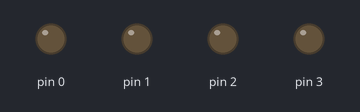
A sketch run on a simulated Arduino Uno, built with avr-gcc and run on an emulated ATmega328P. On the bench: output pins drawn as LEDs (lit = HIGH).

Above: at 0.5 s.
At 1.7 s:
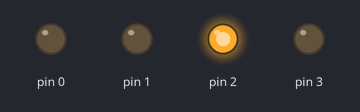
At 2.2 s:
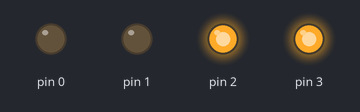
At 3.2 s:
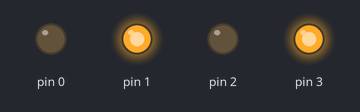
At 4.7 s:
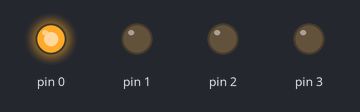
At 6.0 s:
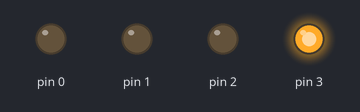
Timing chart, 0 to 7.9 s (numbered marks = the images above):
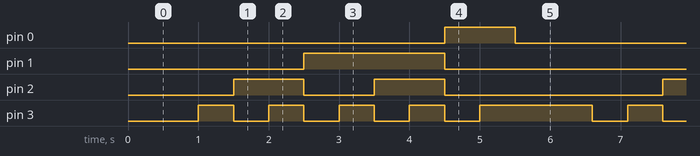

The sketch:

ex4.ino
```cpp
int bcdDigit[10][4] ={
  {0,0,0,0},//0
  {0,0,0,1},//1
  {0,0,1,0},//2
  {0,0,1,1},//3
  {0,1,0,0},//4
  {0,1,0,1},//5
  {0,1,1,0},//6
  {0,1,1,1},//7
  {1,0,0,0}, //8
  {1,0,0,1},//9


  };
void setup() {
  // put your setup code here, to run once:
for(int i=0;i<4;i++){
  pinMode(i,OUTPUT);

  }
}

void loop() {
  // put your main code here, to run repeatedly:
  for(int i=0;i<=10;i++){
    delay(500);
    writeToBcdPins(i);
    }
    delay(600);

}
void writeToBcdPins(int nbr){
  for(int i=0;i<4;i++){
    digitalWrite(i,bcdDigit[nbr][i]);
    }
  }
```

Measured:
- by itself, pin 0: alternates HIGH for 1.0 s and LOW for 5.1 s
- by itself, pin 1: alternates HIGH for 2.0 s and LOW for 4.1 s
- by itself, pin 2: repeats every 6.1 s: LOW 1.0 s, HIGH 1.0 s, LOW 3.1 s, HIGH 1.0 s
- by itself, pin 3: repeats every 6.1 s: 3 × (LOW 0.50 s, HIGH 0.50 s), LOW 0.50 s, HIGH 1.6 s, LOW 0.50 s, HIGH 0.50 s
